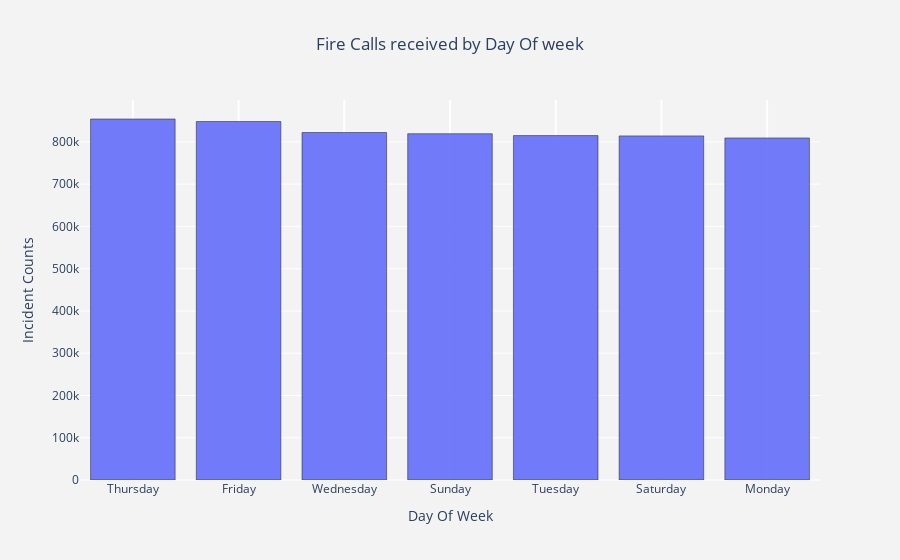

Notebook code for this chart:
### Markdown cell above
## Fire Calls received by Day of week

### Code cell
dayOfweek_map = {0:"Sunday", 1:"Monday",2:"Tuesday",3:"Wednesday",4:"Thursday",5:"Friday",6:"Saturday"}


tg_ch  = pd.DatetimeIndex(df['Call Date']).dayofweek.map(dayOfweek_map).value_counts().reset_index()
tg_ch.columns  = ["Incident_Day_of_Week","count"]

trace1 = go.Bar(x = tg_ch["Incident_Day_of_Week"]  , y = tg_ch["count"],
                name = "Incidents by Day Of week",
                marker = dict(line = dict(width = .5,color = "black")),
                opacity = .9)

layout = go.Layout(dict(title = "Fire Calls received by Day Of week", title_x=0.5,
                        plot_bgcolor  = "rgb(243,243,243)",
                        paper_bgcolor = "rgb(243,243,243)",
                        xaxis = dict(gridcolor = 'rgb(255, 255, 255)',
                                     title = "Day Of Week",
                                     zerolinewidth=1,ticklen=5,gridwidth=2),
                        yaxis = dict(gridcolor = 'rgb(255, 255, 255)',
                                     title = "Incident Counts",
                                     zerolinewidth=1,ticklen=5,gridwidth=1),
                       )
                  )

data = [trace1]
fig  = go.Figure(data=data,layout=layout)
py.iplot(fig)

### Figure 1 — Plotly figure (JSON) as saved in the notebook; plotly's stock layout.template omitted (floating-point values rounded to 4 significant figures)
{"data": [{"marker": {"line": {"color": "black", "width": 0.5}}, "name": "Incidents by Day Of week", "opacity": 0.9, "type": "bar", "x": ["Thursday", "Friday", "Wednesday", "Sunday", "Tuesday", "Saturday", "Monday"], "y": [854110, 848133, 822193, 819358, 814864, 814183, 809293]}], "layout": {"paper_bgcolor": "rgb(243,243,243)", "plot_bgcolor": "rgb(243,243,243)", "title": {"text": "Fire Calls received by Day Of week", "x": 0.5}, "xaxis": {"gridcolor": "rgb(255, 255, 255)", "gridwidth": 2, "ticklen": 5, "title": {"text": "Day Of Week"}, "zerolinewidth": 1}, "yaxis": {"gridcolor": "rgb(255, 255, 255)", "gridwidth": 1, "ticklen": 5, "title": {"text": "Incident Counts"}, "zerolinewidth": 1}}}
